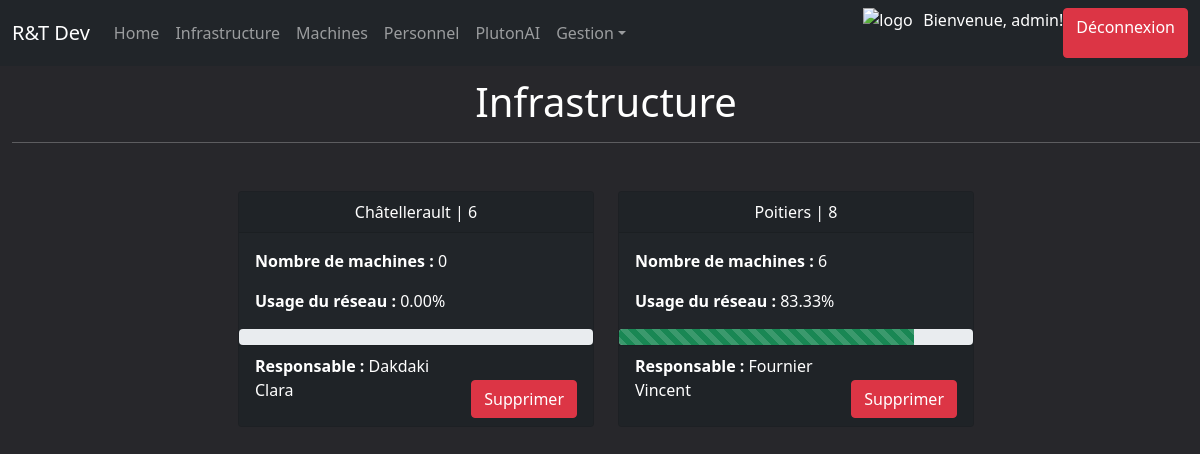
Screenshot of /computerApp/infrastructures/ (signed in) with the database file from the repository.
### computerApp/models.py (models this page shows, shortened)
class Infrastructure(models.Model):
    id = models.AutoField(primary_key=True, editable=False)
    nom = models.CharField(max_length=32)
    machines = models.ManyToManyField(Machine)
    responsable = models.ForeignKey(Personnel, on_delete=models.SET_NULL, null=True)
    usage_percentage = models.FloatField(default=0)

class Personnel(models.Model):
    SEXES = (
        ('Homme', ('Homme - Employé')),
        ('Femme', ('Femme - Employée')),
        ('Inconnu', ('Inconnu - ?')),
    )
    num_secu = models.CharField(primary_key=True,default=0,max_length=13)
    nom = models.CharField(max_length=8)
    prenom = models.CharField(max_length=8)
    sexe = models.CharField(max_length=7, choices=SEXES, default='Inconnu')

### computerApp/views.py (the view)
# urls.py: path('infrastructures/', views.infra_list_view, name='infrastructures'),
@login_required
def infra_list_view(request):
	infras = Infrastructure.objects.all()
	for infra in infras:
		total_machines = infra.machines.count()
		active_machines = infra.machines.filter(etat=True).count()
		if total_machines > 0:
			infra.usage_percentage = active_machines / total_machines * 100
		else:
			infra.usage_percentage = 0
	context={'infras': infras}
	return render(request, 'computerApp/infra_list.html', context)

### computerApp/templates/computerApp/infra_list.html (shortened to what this page needs)
{% extends "index.html" %}
{% load static %}
{% block content %}
<div class="filter">
  <h1>Infrastructure</h1>
<div>
<hr>
{% if infras %}
<div class="container my-5">
  <div class="row justify-content-center">
    {% for infra in infras %}
    <div class="col-md-4">
      <div class="card">
        <div class="card-header text-center">{{ infra.nom }} | {{ infra.id }}</div>
        <div class="card-body">
          <p class="card-text"><strong>Nombre de machines :</strong> {{ infra.machines.count }}</p>
          <p class="card-text"><strong>Usage du réseau :</strong> {{ infra.usage_percentage|floatformat:2 }}%</p>
        </div>
        <div class="progress">
          <div class="progress-bar progress-bar-striped bg-success" role="progressbar" style="width: {{ infra.usage_percentage }}%" aria-valuenow="{{ infra.usage_percentage }}" aria-valuemin="0" aria-valuemax="100"></div>
        </div>
        <div class="card-footer text-right d-flex justify-content-between align-items-end">
          <p class="card-text"><strong>Responsable :</strong> {{ infra.responsable.nom }} {{ infra.responsable.prenom }}</p>
          <form method="post" action="{% url 'delete_infrastructure' infra.id %}" onsubmit="return confirm('Êtes-vous sûr de vouloir supprimer cette infrastructure ?')">
            <button type="submit" class="btn btn-danger">Supprimer</button>
          </form>
        </div>
      </div>
    </div>
    {% endfor %}
  </div>
</div>
{% else %}
<div class="alert alert-danger">
    Il n'y a pas d'Infrastructure(s)
  </div>
{% endif %}
{% endblock %}

### computerApp/templates/index.html (shortened to what this page needs)
<!DOCTYPE html>
<html lang="fr">
    <head>
        <link href=" https://cdn.jsdelivr.net/npm/bootstrap@5.1.3/dist/css/bootstrap.min.css"
        rel="stylesheet"
>
        {% load static %}
        <link rel="stylesheet" href="{% static 'css/styles.css' %}">
    </head>
    <body>
        <nav class="navbar navbar-expand-lg navbar-dark bg-dark">
            <div class="container-fluid">
                <a class="navbar-brand" href="#">R&T Dev</a>
                <div class="collapse navbar-collapse" id="navbarNavDropdown">
                    <ul class="navbar-nav">
                        <li class="nav-item active">
                            <a class="nav-link" href="{% url 'index' %}">Home</a>
                        </li>
                        {% if user.is_authenticated %}
                            <li class="nav-item">
                                <a class="nav-link" href="{% url 'infrastructures' %}">Infrastructure</a>
                            </li>
                            <li class="nav-item">
                                <a class="nav-link" href="{% url 'machines' %}">Machines</a>
                            </li>
                            <li class="nav-item">
                                <a class="nav-link" href="{% url 'personnels' %}">Personnel</a>
                            </li>
                            <li class="nav-item">
                                <a class="nav-link" href="{% url 'chatbot' %}">PlutonAI</a>
                            </li>
                            <li class="nav-item dropdown">
                                <a class="nav-link dropdown-toggle" href="#" role="button" data-bs-toggle="dropdown" aria-expanded="false">Gestion</a>
                            </li>
                        {% endif %}
                    </ul>
                </div>
                <div class="d-flex justify-content-end">
                    <img src="{% static 'computerApp/images/logo_200px.png' %}" alt="logo"
                    style="width:50px;height:50px;margin-right:10px;">
                    {% if user.is_authenticated %}
                    <p>Bienvenue, {{ user.username }}!</p>
                    <a type="button" class="btn btn-danger" role="button" href="{% url 'logout' %}">Déconnexion</a>
                    {% else %}
                    <a type="button" class="btn btn-success" role="button" href="{% url 'login' %}">Connexion</a>
                    {% endif %}
                </div>
            </div>
        </nav>
        {% block content %}{% endblock %}
    </body>
</html>

### computerApp/static/css/styles.css (style rules this page uses)
body { background-color: #27272b; color: #fff; }
a { color: #fff; }
div h1 { color: #ffffff; display: flex; justify-content: center; align-items: center; margin-top: 1%; }
.card { background-color: #212529; }
.card button { margin-top: 3%; }
.filter { margin-left: 1%; }

### rows the page displays
Infrastructure: nom "Châtellerault", id "6", machines.count "0", usage_percentage "0.00", responsable.nom "Dakdaki", responsable.prenom "Clara"
Infrastructure: nom "Poitiers", id "8", machines.count "6", usage_percentage "83.33", responsable.nom "Fournier", responsable.prenom "Vincent"

### other values shown
{{ user.username }} "admin"
